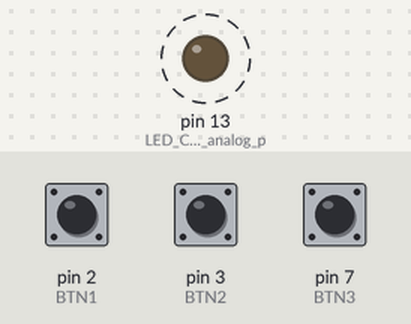
Bench run of a sketch on a simulated Arduino Uno, built with avr-gcc and run on an emulated ATmega328P. Parts: output pins drawn as LEDs (lit = HIGH). Dashed ring = blinking. Inputs (shaded band) come from the test bench; at power-on: pin 2 (BTN1) LOW, pin 3 (BTN2) LOW, pin 7 (BTN3) LOW. Storage starts empty; what the sketch prints to the serial monitor is not drawn.

Above: at 0.2 s.
Timing chart, 0 to 3.0 s (numbered marks = the images above):
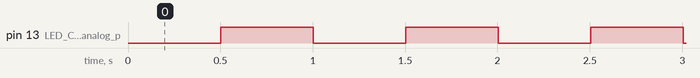

The sketch:

tmrpcm_wav_multiple_music_switching.ino
```cpp
#include <SD.h>                      // need to include the SD library
//#define SD_ChipSelectPin 53  //example uses hardware SS pin 53 on Mega2560
#define SD_ChipSelectPin 10  //using digital pin 4 on arduino nano 328, can use other pins
#include <TMRpcm.h>           //  also need to include this library...
#include <SPI.h>
#define BTN1 2
#define BTN2 3
#define BTN3 7

TMRpcm tmrpcm;   // create an object for use in this sketch

unsigned long time = 0;

void setup() {
  pinMode(BTN1, INPUT);
  pinMode(BTN2, INPUT);
  pinMode(BTN3, INPUT);


  tmrpcm.speakerPin = 9; //5,6,11 or 46 on Mega, 9 on Uno, Nano, etc
  //Complimentary Output or Dual Speakers:
  //pinMode(10,OUTPUT); Pin pairs: 9,10 Mega: 5-2,6-7,11-12,46-45

  Serial.begin(115200);
  pinMode(13, OUTPUT); //LED Connected to analog pin 0
  if (!SD.begin(SD_ChipSelectPin)) {  // see if the card is present and can be initialized:
    Serial.println("SD fail");
    return;   // don't do anything more if not

  }
  else {
    Serial.println("SD ok");
  }
  //tmrpcm.play("letme.wav"); //the sound file "music" will play each time the arduino powers up, or is reset;


}


void loop() {
  if (digitalRead(BTN1) == 1 && !tmrpcm.isPlaying()) {
    tmrpcm.play("satu.wav"); //the sound file "music" will play each time the arduino powers up, or is reset;
  }
  if (digitalRead(BTN2) == 1 && !tmrpcm.isPlaying()) {
    tmrpcm.play("dua.wav"); //the sound file "music" will play each time the arduino powers up, or is reset;
  }
  if (digitalRead(BTN3) == 1 && !tmrpcm.isPlaying()) {
    tmrpcm.play("tiga.wav"); //the sound file "music" will play each time the arduino powers up, or is reset;
  }


  //blink the LED manually to demonstrate music playback is independant of main loop
  if (tmrpcm.isPlaying() && millis() - time > 50 ) {
    digitalWrite(13, !digitalRead(13));
    time = millis();
  } else if (millis() - time > 500) {
    digitalWrite(13, !digitalRead(13));
    time = millis();
  }

}
```

Measured:
- by itself, pin 13 (LED_Connected_to_analog_p): alternates HIGH for 0.50 s and LOW for 0.50 s
